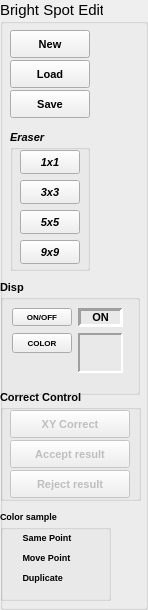
      <widget class="QGroupBox" name="groupBox_4">
       <property name="sizePolicy">
        <sizepolicy hsizetype="Preferred" vsizetype="Preferred">
         <horstretch>0</horstretch>
         <verstretch>0</verstretch>
        </sizepolicy>
       </property>
       <property name="minimumSize">
        <size>
         <width>120</width>
         <height>0</height>
        </size>
       </property>
       <property name="maximumSize">
        <size>
         <width>148</width>
         <height>16777215</height>
        </size>
       </property>
       <property name="font">
        <font>
         <pointsize>11</pointsize>
        </font>
       </property>
       <property name="layoutDirection">
        <enum>Qt::LeftToRight</enum>
       </property>
       <property name="title">
        <string>Bright Spot Edit</string>
       </property>
       <property name="flat">
        <bool>false</bool>
       </property>
       <widget class="QPushButton" name="ReadDotImageBTN">
        <property name="geometry">
         <rect>
          <x>10</x>
          <y>60</y>
          <width>80</width>
          <height>28</height>
         </rect>
        </property>
        <property name="minimumSize">
         <size>
          <width>80</width>
          <height>28</height>
         </size>
        </property>
        <property name="maximumSize">
         <size>
          <width>80</width>
          <height>28</height>
         </size>
        </property>
        <property name="font">
         <font>
          <family>MS Sans Serif</family>
          <pointsize>8</pointsize>
          <weight>75</weight>
          <bold>true</bold>
         </font>
        </property>
        <property name="focusPolicy">
         <enum>Qt::ClickFocus</enum>
        </property>
        <property name="toolTip">
         <string>Reading DotImage (PID positioning image data)</string>
        </property>
        <property name="text">
         <string>Load</string>
        </property>
       </widget>
       <widget class="QPushButton" name="NewDotImageBTN">
        <property name="geometry">
         <rect>
          <x>10</x>
          <y>30</y>
          <width>80</width>
          <height>28</height>
         </rect>
        </property>
        <property name="minimumSize">
         <size>
          <width>80</width>
          <height>28</height>
         </size>
        </property>
        <property name="maximumSize">
         <size>
          <width>80</width>
          <height>28</height>
         </size>
        </property>
        <property name="font">
         <font>
          <family>MS Sans Serif</family>
          <pointsize>8</pointsize>
          <weight>75</weight>
          <bold>true</bold>
         </font>
        </property>
        <property name="focusPolicy">
         <enum>Qt::ClickFocus</enum>
        </property>
        <property name="toolTip">
         <string>Create New Dot Image for PID positioning</string>
        </property>
        <property name="text">
         <string>New</string>
        </property>
       </widget>
       <widget class="QGroupBox" name="groupBox_5">
        <property name="geometry">
         <rect>
          <x>10</x>
          <y>130</y>
          <width>80</width>
          <height>141</height>
         </rect>
        </property>
        <property name="maximumSize">
         <size>
          <width>80</width>
          <height>160</height>
         </size>
        </property>
        <property name="font">
         <font>
          <family>MS Sans Serif</family>
          <pointsize>8</pointsize>
          <weight>75</weight>
          <italic>true</italic>
          <bold>true</bold>
         </font>
        </property>
        <property name="title">
         <string>Eraser </string>
        </property>
        <property name="alignment">
         <set>Qt::AlignLeading|Qt::AlignLeft|Qt::AlignTop</set>
        </property>
        <widget class="QPushButton" name="Eraser1x1BTN">
         <property name="geometry">
          <rect>
           <x>10</x>
           <y>20</y>
           <width>60</width>
           <height>24</height>
          </rect>
         </property>
         <property name="minimumSize">
          <size>
           <width>60</width>
           <height>0</height>
          </size>
         </property>
         <property name="maximumSize">
          <size>
           <width>60</width>
           <height>24</height>
          </size>
         </property>
         <property name="focusPolicy">
          <enum>Qt::ClickFocus</enum>
         </property>
         <property name="text">
          <string>1x1</string>
         </property>
         <property name="checkable">
          <bool>true</bool>
         </property>
         <property name="autoExclusive">
          <bool>false</bool>
         </property>
        </widget>
        <widget class="QPushButton" name="Eraser3x3BTN">
         <property name="geometry">
          <rect>
           <x>10</x>
           <y>50</y>
           <width>60</width>
           <height>24</height>
          </rect>
         </property>
         <property name="minimumSize">
          <size>
           <width>60</width>
           <height>0</height>
          </size>
         </property>
         <property name="maximumSize">
          <size>
           <width>60</width>
           <height>24</height>
          </size>
         </property>
         <property name="focusPolicy">
          <enum>Qt::ClickFocus</enum>
         </property>
         <property name="text">
          <string>3x3</string>
         </property>
         <property name="checkable">
          <bool>true</bool>
         </property>
         <property name="autoExclusive">
          <bool>false</bool>
         </property>
        </widget>
        <widget class="QPushButton" name="Eraser5x5BTN">
         <property name="geometry">
          <rect>
           <x>10</x>
           <y>80</y>
           <width>60</width>
           <height>24</height>
          </rect>
         </property>
         <property name="minimumSize">
          <size>
           <width>60</width>
           <height>0</height>
          </size>
         </property>
         <property name="maximumSize">
          <size>
           <width>60</width>
           <height>24</height>
          </size>
         </property>
         <property name="focusPolicy">
          <enum>Qt::ClickFocus</enum>
         </property>
         <property name="text">
          <string>5x5</string>
         </property>
         <property name="checkable">
          <bool>true</bool>
         </property>
         <property name="autoExclusive">
          <bool>false</bool>
         </property>
        </widget>
        <widget class="QPushButton" name="Eraser9x9BTN">
         <property name="geometry">
          <rect>
           <x>10</x>
           <y>110</y>
           <width>60</width>
           <height>24</height>
          </rect>
         </property>
         <property name="minimumSize">
          <size>
           <width>60</width>
           <height>0</height>
          </size>
         </property>
         <property name="maximumSize">
          <size>
           <width>60</width>
           <height>24</height>
          </size>
         </property>
         <property name="focusPolicy">
          <enum>Qt::ClickFocus</enum>
         </property>
         <property name="text">
          <string>9x9</string>
         </property>
         <property name="checkable">
          <bool>true</bool>
         </property>
         <property name="autoExclusive">
          <bool>false</bool>
         </property>
        </widget>
       </widget>
       <widget class="QGroupBox" name="groupBox_6">
        <property name="geometry">
         <rect>
          <x>0</x>
          <y>280</y>
          <width>140</width>
          <height>115</height>
         </rect>
        </property>
        <property name="minimumSize">
         <size>
          <width>100</width>
          <height>0</height>
         </size>
        </property>
        <property name="maximumSize">
         <size>
          <width>140</width>
          <height>16777215</height>
         </size>
        </property>
        <property name="font">
         <font>
          <family>MS Sans Serif</family>
          <pointsize>8</pointsize>
          <weight>75</weight>
          <bold>true</bold>
         </font>
        </property>
        <property name="title">
         <string>Disp</string>
        </property>
        <layout class="QFormLayout" name="formLayout_2">
         <item row="0" column="0">
          <widget class="QPushButton" name="DotViewSW">
           <property name="minimumSize">
            <size>
             <width>60</width>
             <height>0</height>
            </size>
           </property>
           <property name="maximumSize">
            <size>
             <width>60</width>
             <height>16777215</height>
            </size>
           </property>
           <property name="font">
            <font>
             <family>Arial</family>
             <pointsize>6</pointsize>
             <weight>75</weight>
             <bold>true</bold>
            </font>
           </property>
           <property name="focusPolicy">
            <enum>Qt::ClickFocus</enum>
           </property>
           <property name="text">
            <string>ON/OFF</string>
           </property>
          </widget>
         </item>
         <item row="0" column="1">
          <widget class="QLabel" name="DotDrawLabel">
           <property name="minimumSize">
            <size>
             <width>45</width>
             <height>0</height>
            </size>
           </property>
           <property name="maximumSize">
            <size>
             <width>45</width>
             <height>16777215</height>
            </size>
           </property>
           <property name="font">
            <font>
             <family>Arial</family>
            </font>
           </property>
           <property name="frameShape">
            <enum>QFrame::Panel</enum>
           </property>
           <property name="frameShadow">
            <enum>QFrame::Sunken</enum>
           </property>
           <property name="lineWidth">
            <number>3</number>
           </property>
           <property name="text">
            <string>ON</string>
           </property>
           <property name="alignment">
            <set>Qt::AlignCenter</set>
           </property>
          </widget>
         </item>
         <item row="1" column="0">
          <widget class="QPushButton" name="DotColorBTN">
           <property name="minimumSize">
            <size>
             <width>20</width>
             <height>20</height>
            </size>
           </property>
           <property name="maximumSize">
            <size>
             <width>60</width>
             <height>16777215</height>
            </size>
           </property>
           <property name="font">
            <font>
             <family>Arial</family>
             <pointsize>6</pointsize>
             <weight>75</weight>
             <bold>true</bold>
            </font>
           </property>
           <property name="focusPolicy">
            <enum>Qt::ClickFocus</enum>
           </property>
           <property name="toolTip">
            <string>Changing DotImage drawing color.
Reminds, DotImage color will be changed as white color when you saving the data.</string>
           </property>
           <property name="text">
            <string>COLOR</string>
           </property>
          </widget>
         </item>
         <item row="1" column="1">
          <widget class="QLabel" name="dotColorLabel">
           <property name="minimumSize">
            <size>
             <width>45</width>
             <height>40</height>
            </size>
           </property>
           <property name="maximumSize">
            <size>
             <width>45</width>
             <height>40</height>
            </size>
           </property>
           <property name="cursor">
            <cursorShape>ArrowCursor</cursorShape>
           </property>
           <property name="frameShape">
            <enum>QFrame::Panel</enum>
           </property>
           <property name="frameShadow">
            <enum>QFrame::Sunken</enum>
           </property>
           <property name="lineWidth">
            <number>2</number>
           </property>
           <property name="text">
            <string/>
           </property>
          </widget>
         </item>
        </layout>
       </widget>
       <widget class="QPushButton" name="DotSaveBTN">
        <property name="geometry">
         <rect>
          <x>10</x>
          <y>90</y>
          <width>80</width>
          <height>28</height>
         </rect>
        </property>
        <property name="minimumSize">
         <size>
          <width>0</width>
          <height>28</height>
         </size>
        </property>
        <property name="maximumSize">
         <size>
          <width>80</width>
          <height>28</height>
         </size>
        </property>
        <property name="sizeIncrement">
         <size>
          <width>0</width>
          <height>0</height>
         </size>
        </property>
        <property name="font">
         <font>
          <family>MS Sans Serif</family>
          <pointsize>8</pointsize>
          <weight>75</weight>
          <bold>true</bold>
         </font>
        </property>
        <property name="focusPolicy">
         <enum>Qt::ClickFocus</enum>
        </property>
        <property name="toolTip">
         <string>Save DotImage </string>
        </property>
        <property name="text">
         <string>Save</string>
        </property>
       </widget>
       <widget class="QGroupBox" name="cctlBox">
        <property name="enabled">
         <bool>true</bool>
        </property>
        <property name="geometry">
         <rect>
          <x>0</x>
          <y>390</y>
          <width>141</width>
          <height>111</height>
         </rect>
        </property>
        <property name="font">
         <font>
          <family>MS Sans Serif</family>
          <pointsize>8</pointsize>
          <weight>75</weight>
          <bold>true</bold>
         </font>
        </property>
        <property name="title">
         <string>Correct Control</string>
        </property>
        <widget class="QPushButton" name="CorrectBTN">
         <property name="enabled">
          <bool>false</bool>
         </property>
         <property name="geometry">
          <rect>
           <x>10</x>
           <y>20</y>
           <width>120</width>
           <height>28</height>
          </rect>
         </property>
         <property name="maximumSize">
          <size>
           <width>120</width>
           <height>16777215</height>
          </size>
         </property>
         <property name="font">
          <font>
           <family>MS Sans Serif</family>
           <pointsize>8</pointsize>
           <weight>75</weight>
           <bold>true</bold>
          </font>
         </property>
         <property name="text">
          <string>XY Correct</string>
         </property>
        </widget>
        <widget class="QPushButton" name="acceptBTN">
         <property name="enabled">
          <bool>false</bool>
         </property>
         <property name="geometry">
          <rect>
           <x>10</x>
           <y>50</y>
           <width>120</width>
           <height>28</height>
          </rect>
         </property>
         <property name="text">
          <string>Accept result</string>
         </property>
        </widget>
        <widget class="QPushButton" name="rejectBTN">
         <property name="enabled">
          <bool>false</bool>
         </property>
         <property name="geometry">
          <rect>
           <x>10</x>
           <y>80</y>
           <width>120</width>
           <height>28</height>
          </rect>
         </property>
         <property name="text">
          <string>Reject result</string>
         </property>
        </widget>
       </widget>
       <widget class="QGroupBox" name="LegendBox">
        <property name="geometry">
         <rect>
          <x>0</x>
          <y>510</y>
          <width>111</width>
          <height>91</height>
         </rect>
        </property>
        <property name="font">
         <font>
          <family>Arial</family>
          <pointsize>7</pointsize>
          <weight>75</weight>
          <bold>true</bold>
         </font>
        </property>
        <property name="title">
         <string>Color sample</string>
        </property>
        <widget class="QLabel" name="leg1label">
         <property name="geometry">
          <rect>
           <x>20</x>
           <y>20</y>
           <width>80</width>
           <height>15</height>
          </rect>
         </property>
         <property name="text">
          <string> Same Point</string>
         </property>
        </widget>
        <widget class="QLabel" name="leg2label">
         <property name="geometry">
          <rect>
           <x>20</x>
           <y>40</y>
           <width>80</width>
           <height>15</height>
          </rect>
         </property>
         <property name="text">
          <string> Move Point</string>
         </property>
        </widget>
        <widget class="QLabel" name="leg3label">
         <property name="geometry">
          <rect>
           <x>20</x>
           <y>60</y>
           <width>80</width>
           <height>15</height>
          </rect>
         </property>
         <property name="text">
          <string> Duplicate</string>
         </property>
        </widget>
       </widget>
      </widget>
